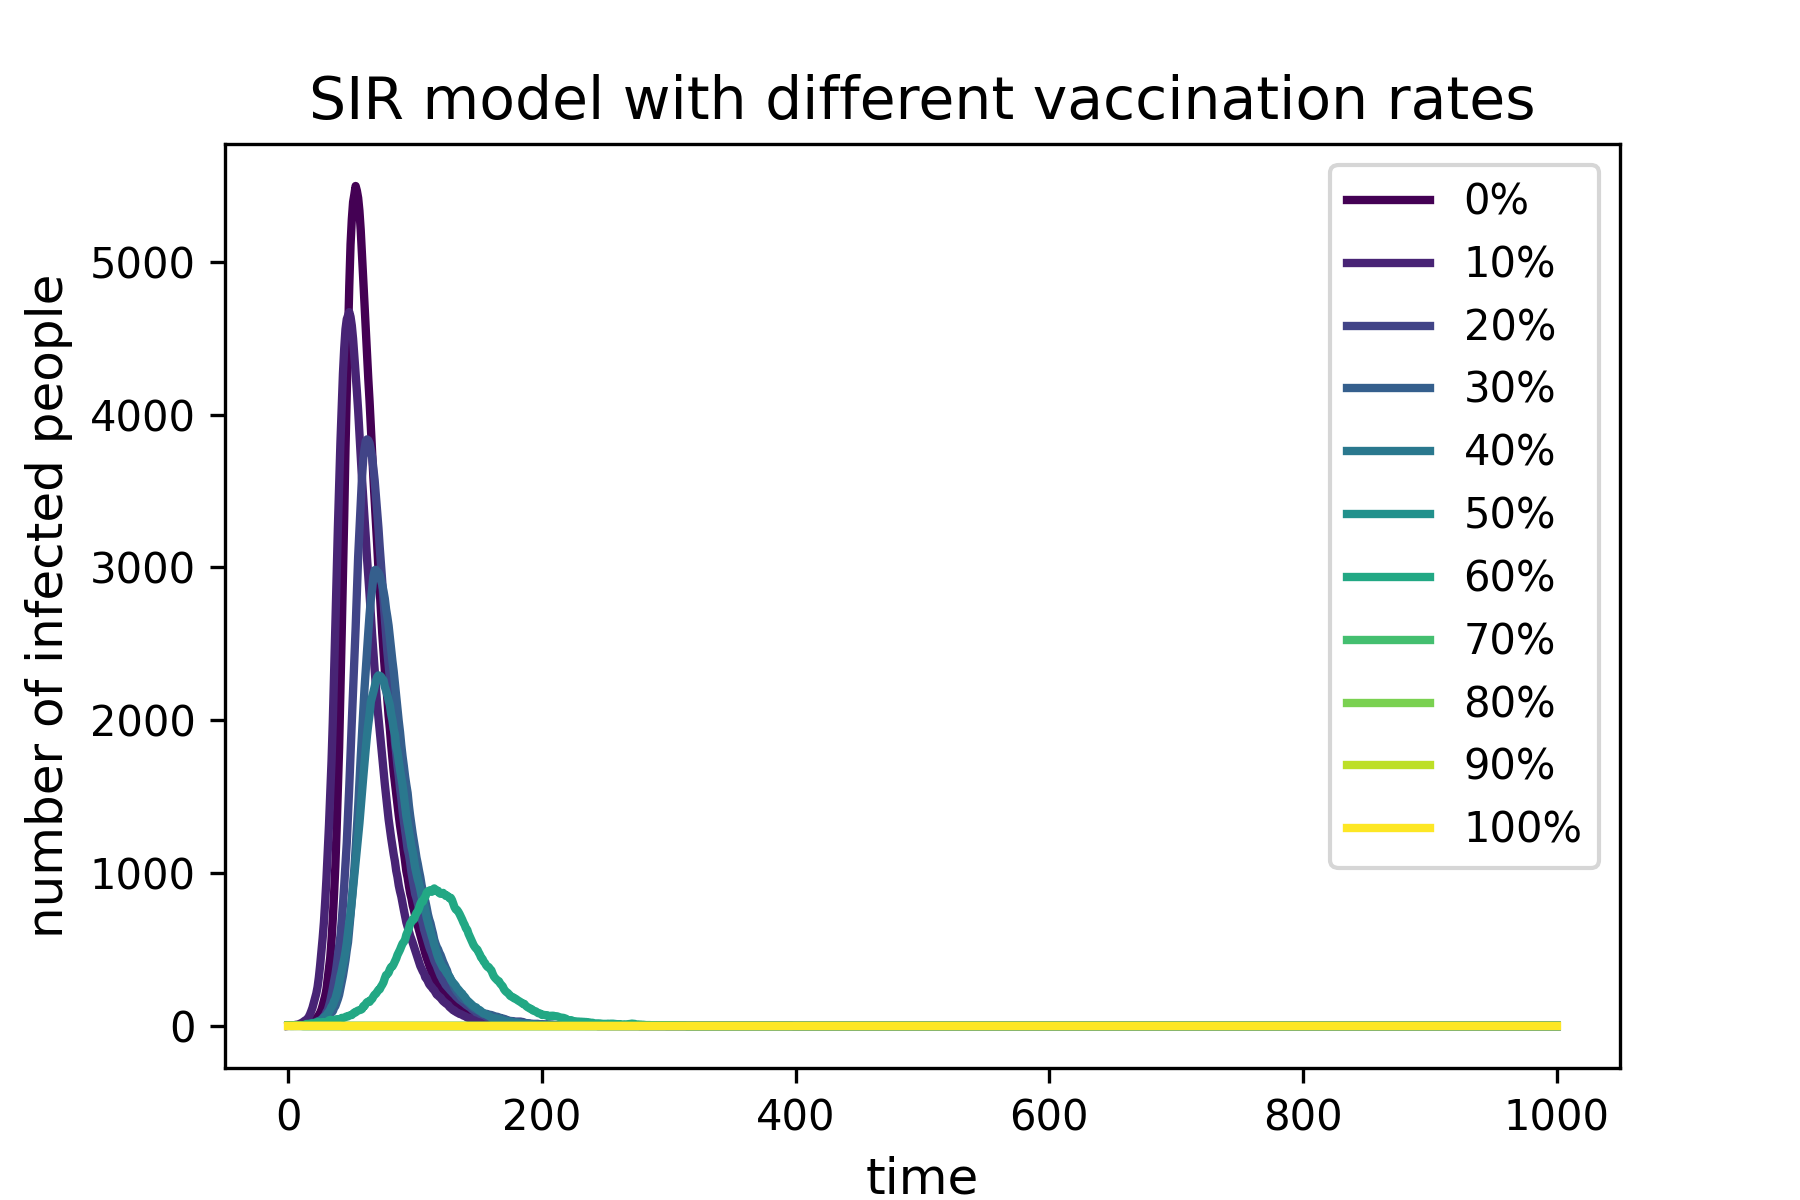

This chart was generated by the following Python code:
# import necessary libraries
import numpy as np
import matplotlib.pyplot as plt
from matplotlib import cm

# define the basic variables of the model
N = 10000
beta = 0.3
gamma = 0.05
# Add 1.0 to meet the requirement of 0%~100% vaccination rate
vax_rates = [0.0, 0.1, 0.2, 0.3, 0.4, 0.5, 0.6, 0.7, 0.8, 0.9, 1.0]

# Store the infection curve for each vaccination rate
infection_curves = []

'''
Simulation process for each vaccination rate:
1. Calculate the number of vaccinated people (initial R)
2. Set initial susceptible, infected and recovered population
3. Run 1000 time steps of stochastic SIR simulation
4. Record the number of infected people at each time step
'''
for vax_rate in vax_rates:
    # Initialize population with vaccination
    R = int(N * vax_rate)
    # Ensure that we do not set an initial infected person when population is full
    if R < N:
        I = 1          # one initial infected person if possible
    else:
        I = 0          # if everyone is vaccinated, no infection
    S = N - R - I      # S will never be negative because R + I <= N
    
    arr_I = [I]
    
    # Time loop for 1000 steps
    for j in range(1000):
        # Calculate infection rate: beta * proportion of infected people
        infection_rate = beta * I / N
        # Stochastically determine new infected individuals
        if S > 0:
            new_infected = np.random.choice([0, 1], S, p=[1 - infection_rate, infection_rate]).sum()
        else:
            new_infected = 0
        # Stochastically determine new recovered individuals
        new_recover = np.random.choice([0, 1], I, p=[1 - gamma, gamma]).sum()
        
        # Update population numbers
        S -= new_infected
        I += new_infected
        I -= new_recover
        R += new_recover
        
        # Store infected number for plotting
        arr_I.append(I)
    infection_curves.append(arr_I)

'''
Plot the results:
1. Create figure with proper size and dpi
2. Use viridis colormap for different vaccination rates
3. Add title, labels and legend
4. Save and show the plot
'''
plt.figure(figsize=(6, 4), dpi=150)
colors = cm.viridis(np.linspace(0, 1, 11))
for i, (vax_rate, curve) in enumerate(zip(vax_rates, infection_curves)):
    plt.plot(curve, color=colors[i], linewidth=2, label=f"{int(vax_rate*100)}%")

# Add complete labels and title
plt.title("SIR model with different vaccination rates", fontsize=14)
plt.xlabel("time", fontsize=12)
plt.ylabel("number of infected people", fontsize=12)
plt.legend()

# Save figure correctly
plt.savefig("SIR_vaccination.png", dpi=300)
plt.show()
